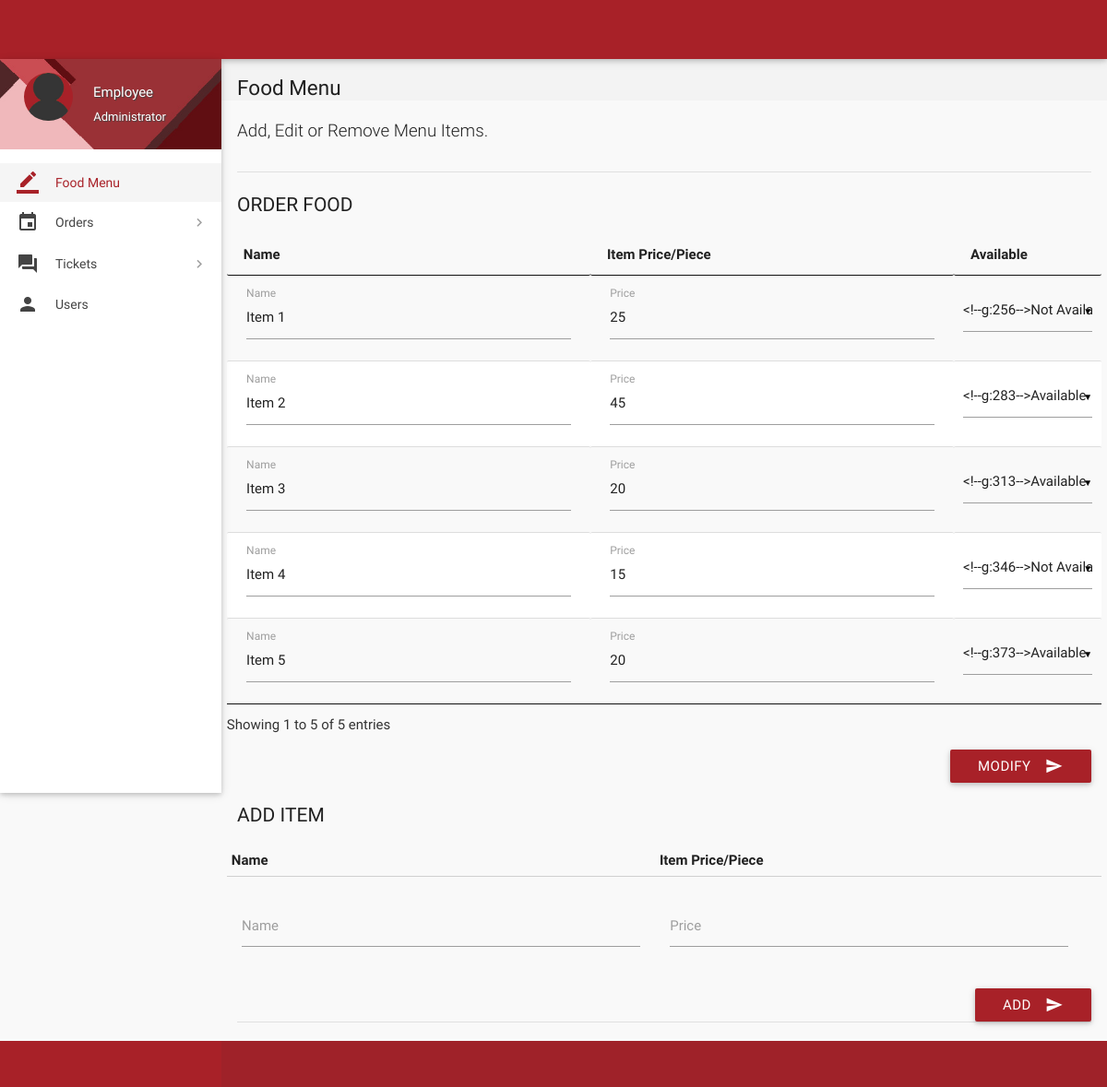
The app's page /admin-page.php (signed in), older data.
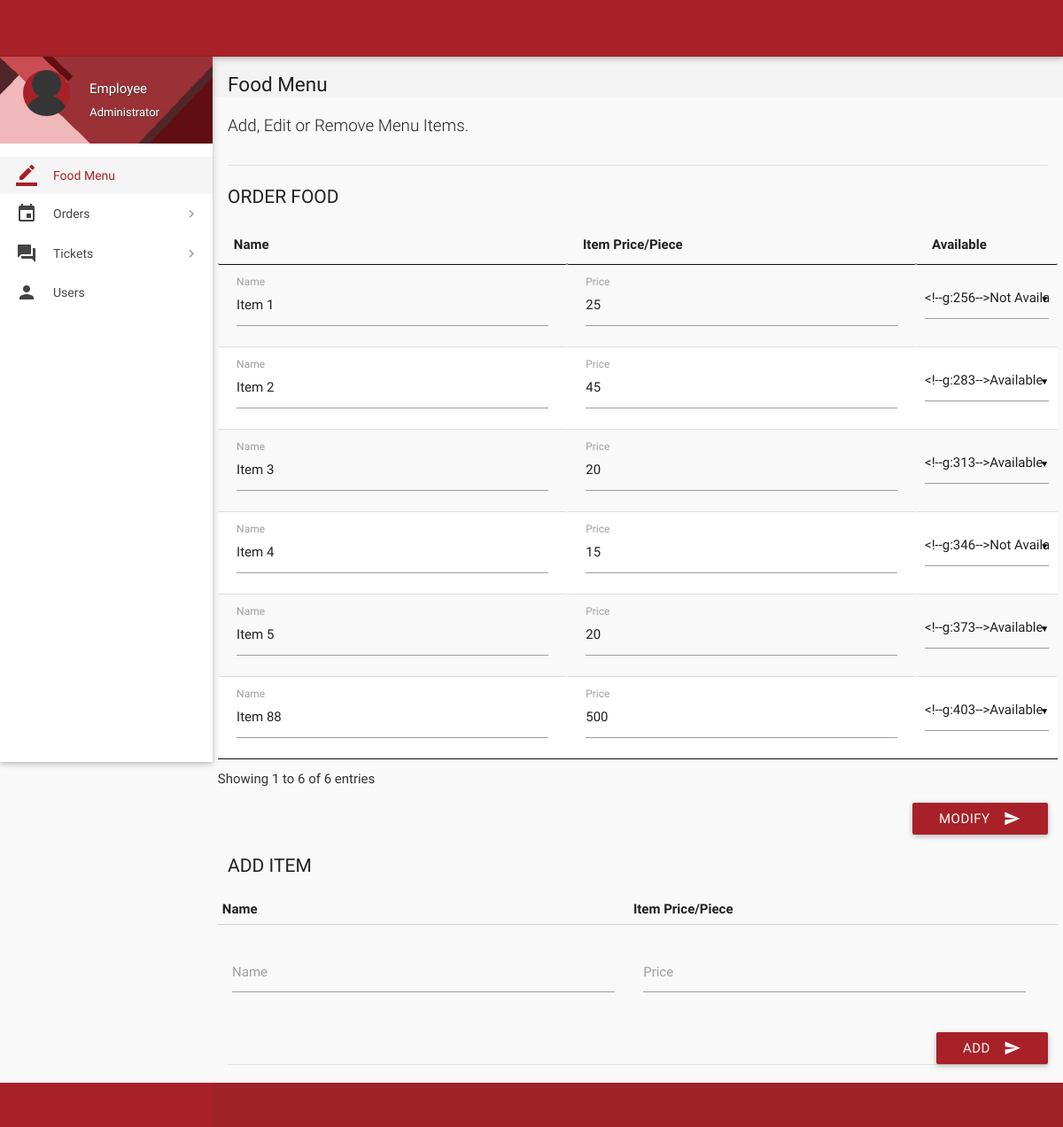
The same page, newer data.
### tables this page shows
CREATE TABLE `items` (
  `id` int(11) NOT NULL,
  `name` varchar(20) NOT NULL,
  `price` int(11) NOT NULL,
  `deleted` tinyint(4) NOT NULL DEFAULT '0'
);

### includes/connect.php (called while the page is built, shortened)
<?php
$name = $_SESSION['name'];
$role = $_SESSION['role'];
?>

### admin-page.php (the view, shortened to what this page needs)
<?php
include 'includes/connect.php';
	if($_SESSION['admin_sid']==session_id())
	{
		?>
<!DOCTYPE html>
<html lang="en">
<head>
  <link href="css/materialize.min.css" type="text/css" rel="stylesheet" media="screen,projection">
  <link href="css/style.min.css" type="text/css" rel="stylesheet" media="screen,projection">
  <link href="css/custom/custom.min.css" type="text/css" rel="stylesheet" media="screen,projection">
  <link href="js/plugins/perfect-scrollbar/perfect-scrollbar.css" type="text/css" rel="stylesheet" media="screen,projection">
  <link href="js/plugins/data-tables/css/jquery.dataTables.min.css" type="text/css" rel="stylesheet" media="screen,projection">
</head>
<body>
  <header id="header" class="page-topbar">
        <div class="navbar-fixed">
            <nav class="navbar-color">
                <div class="nav-wrapper">
                    <ul class="left">
                      <li><h1 class="logo-wrapper"><a href="index.php" class="brand-logo darken-1"> </a> <span class="logo-text">Logo</span></h1></li>
                    </ul>
                </div>
            </nav>
        </div>
  </header>
  <div id="main">
    <div class="wrapper">
      <aside id="left-sidebar-nav">
        <ul id="slide-out" class="side-nav fixed leftside-navigation">
            <li class="user-details cyan darken-2">
            <div class="row">
                <div class="col col s4 m4 l4">
                    <img src="images/avatar.jpg" alt="" class="circle responsive-img valign profile-image">
                </div>
                <div class="col col s8 m8 l8">
                    <a class="btn-flat dropdown-button waves-effect waves-light white-text profile-btn" href="#" data-activates="profile-dropdown"><?php echo $name;?> <i class="mdi-navigation-arrow-drop-down right"></i></a>
                    <p class="user-roal"><?php echo $role;?></p>
                </div>
            </div>
            </li>
            <li class="bold active"><a href="index.php" class="waves-effect waves-cyan"><i class="mdi-editor-border-color"></i> Food Menu</a>
            </li>
                <li class="no-padding">
                    <ul class="collapsible collapsible-accordion">
                        <li class="bold"><a class="collapsible-header waves-effect waves-cyan"><i class="mdi-editor-insert-invitation"></i> Orders</a>
                        </li>
                    </ul>
                </li>
                 <li class="no-padding">
                    <ul class="collapsible collapsible-accordion">
                        <li class="bold"><a class="collapsible-header waves-effect waves-cyan"><i class="mdi-action-question-answer"></i> Tickets</a>
                        </li>
                    </ul>
                </li>
            <li class="bold"><a href="users.php" class="waves-effect waves-cyan"><i class="mdi-social-person"></i> Users</a>
            </li>
        </ul>
        </aside>
      <section id="content">
        <div id="breadcrumbs-wrapper">
          <div class="container">
            <div class="row">
              <div class="col s12 m12 l12">
                <h5 class="breadcrumbs-title">Food Menu</h5>
              </div>
            </div>
          </div>
        </div>
        <div class="container">
          <p class="caption">Add, Edit or Remove Menu Items.</p>
          <div class="divider"></div>
		  <form class="formValidate" id="formValidate" method="post" action="routers/menu-router.php" novalidate="novalidate">
            <div class="row">
              <div class="col s12 m4 l3">
                <h4 class="header">Order Food</h4>
              </div>
              <div>
				<table id="data-table-admin" class="responsive-table display" cellspacing="0">
                    <thead>
                      <tr>
                        <th>Name</th>
                        <th>Item Price/Piece</th>
                        <th>Available</th>
                      </tr>
                    </thead>
                    <tbody>
				<?php
				$result = mysqli_query($con, "SELECT * FROM items");
				while($row = mysqli_fetch_array($result))
				{
					echo '<tr><td><div class="input-field col s12"><label for="'.$row["id"].'_name">Name</label>';
					echo '<input value="'.$row["name"].'" id="'.$row["id"].'_name" name="'.$row['id'].'_name" type="text" data-error=".errorTxt'.$row["id"].'"><div class="errorTxt'.$row["id"].'"></div></td>';
					echo '<td><div class="input-field col s12 "><label for="'.$row["id"].'_price">Price</label>';
					echo '<input value="'.$row["price"].'" id="'.$row["id"].'_price" name="'.$row['id'].'_price" type="text" data-error=".errorTxt'.$row["id"].'"><div class="errorTxt'.$row["id"].'"></div></td>';
					echo '<td>';
					if($row['deleted'] == 0){
						$text1 = 'selected';
						$text2 = '';
					}
					else{
						$text1 = '';
						$text2 = 'selected';
					}
					echo '<select name="'.$row['id'].'_hide">
                      <option value="1"'.$text1.'>Available</option>
                      <option value="2"'.$text2.'>Not Available</option>
                    </select></td></tr>';
				}
				?>
                    </tbody>
</table>
              </div>
			  <div class="input-field col s12">
                              <button class="btn cyan waves-effect waves-light right" type="submit" name="action">Modify
                                <i class="mdi-content-send right"></i>
                              </button>
                            </div>
            </div>
			</form>
		  <form class="formValidate" id="formValidate1" method="post" action="routers/add-item.php" novalidate="novalidate">
            <div class="row">
              <div class="col s12 m4 l3">
                <h4 class="header">Add Item</h4>
              </div>
              <div>
<table>
                    <thead>
                      <tr>
                        <th data-field="id">Name</th>
                        <th data-field="name">Item Price/Piece</th>
                      </tr>
                    </thead>
                    <tbody>
				<?php
					echo '<tr><td><div class="input-field col s12"><label for="name">Name</label>';
					echo '<input id="name" name="name" type="text" data-error=".errorTxt01"><div class="errorTxt01"></div></td>';
					echo '<td><div class="input-field col s12 "><label for="price" class="">Price</label>';
					echo '<input id="price" name="price" type="text" data-error=".errorTxt02"><div class="errorTxt02"></div></td>';
					echo '<td></tr>';
				?>
                    </tbody>
</table>
              </div>
			  <div class="input-field col s12">
                              <button class="btn cyan waves-effect waves-light right" type="submit" name="action">Add
                                <i class="mdi-content-send right"></i>
                              </button>
                            </div>
            </div>
			</form>
            <div class="divider"></div>
          </div>
        </div>
        </div>
  <footer class="page-footer">
    <div class="footer-copyright">
    </div>
  </footer>
</body>
</html>
<?php
	}
?>

### admin-page.php (style rules this page uses)
.input-field label.active { width:100%; }

Row changes from the older to the newer data that the page shows:
added items: name "Item 88", price "500"
Text that changed along with them:
text written by a page script: "Showing 1 to 5 of 5 entries" → "Showing 1 to 6 of 6 entries"
